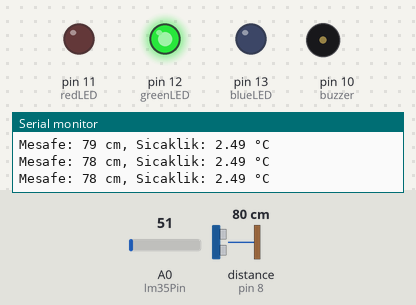
Bench run of a sketch on a simulated Arduino Uno, built with avr-gcc and run on an emulated ATmega328P. On the bench: output pins drawn as LEDs (lit = HIGH), buzzer (waves = sounding, pin HIGH), the last lines printed to the serial monitor. Wiring (inferred from the names in the program): ultrasonic range finder: trigger pin 9; echo pin 8. Inputs (shaded band) come from the test bench; at power-on: distance to the obstacle (sensor on pin 8) 80 cm, A0 (lm35Pin) = 51. The echo pulse lasts 58.3 µs per cm; pins used as bus, display or sensor lines are not drawn.

Above: at 1.3 s.
1.4 s: distance to the obstacle (sensor on pin 8) set to 54 cm
2.9 s: distance to the obstacle (sensor on pin 8) set to 46 cm
At 3.8 s:
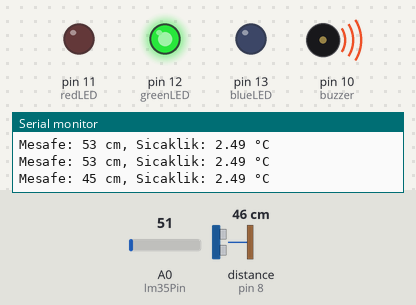
4.5 s: distance to the obstacle (sensor on pin 8) set to 120 cm
At 6.0 s:
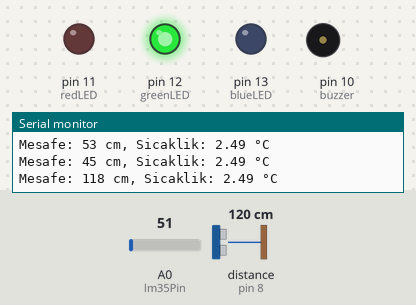
7.0 s: distance to the obstacle (sensor on pin 8) set to 2 cm
At 7.5 s:
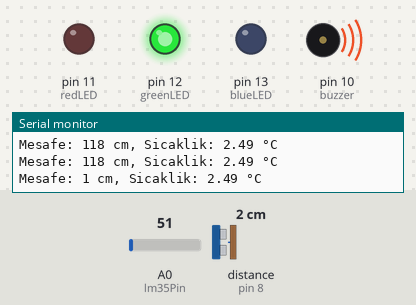
Timing chart, 0 to 9.6 s (numbered marks = the images above; inputs shaded):
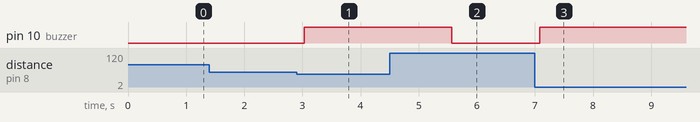

The sketch:

sanat.ino
```cpp
#include <SoftwareSerial.h>

// Bluetooth ve Ultrasonik Pin Tanımları
SoftwareSerial bluetooth(2, 3); // HC-05: RX ve TX
const int trigPin = 9;
const int echoPin = 8;
const int buzzer = 10;
const int redLED = 11;
const int greenLED = 12;
const int blueLED = 13; // Mavi LED
const int lm35Pin = A0; // Sıcaklık sensörü (LM35)

// Mesafe için değişkenler
long duration;
int distance;

// Sıcaklık için değişkenler
int okunan_deger = 0;
float sicaklik_gerilim = 0;
float sicaklik = 0;
const float sicaklik_esik = 20.0; // Sıcaklık alarm eşiği

// Başlangıç ayarları
void setup() {
  pinMode(trigPin, OUTPUT);
  pinMode(echoPin, INPUT);
  pinMode(buzzer, OUTPUT);
  pinMode(redLED, OUTPUT);
  pinMode(greenLED, OUTPUT);
  pinMode(blueLED, OUTPUT);

  // Seri iletişim
  bluetooth.begin(9600); // Bluetooth modülü için
  Serial.begin(9600);    // Seri monitör için

  // Başlangıç durumu
  digitalWrite(greenLED, HIGH);
  digitalWrite(redLED, LOW);
  digitalWrite(blueLED, LOW);
  digitalWrite(buzzer, LOW);
}

void loop() {
  // Mesafe ölçümü
  digitalWrite(trigPin, LOW);
  delayMicroseconds(2);
  digitalWrite(trigPin, HIGH);
  delayMicroseconds(10);
  digitalWrite(trigPin, LOW);

  duration = pulseIn(echoPin, HIGH);
  distance = duration * 0.034 / 2; // Mesafeyi cm olarak hesapla

  // Sıcaklık ölçümü
  okunan_deger = analogRead(lm35Pin);
  sicaklik_gerilim = (okunan_deger / 1023.0) * 5000; // mV cinsine çevir
  sicaklik = sicaklik_gerilim / 100.0; // Sıcaklık değeri (°C)

  // Mesafe değerini seri monitörde göster
  Serial.print("Mesafe: ");
  Serial.print(distance);
  Serial.print(" cm, Sicaklik: ");
  Serial.print(sicaklik);
  Serial.println(" °C");

  // Hareket algılandığında
  if (distance > 0 && distance < 50) { // 50 cm içinde bir hareket algılanırsa
    digitalWrite(redLED, LOW);
    digitalWrite(greenLED, HIGH);
    digitalWrite(buzzer, HIGH);
    bluetooth.println("Hareket algilandi!");
    delay(2000); // Alarm 2 saniye çalar
  } else {
    // Normal durum
    digitalWrite(redLED, LOW);
    digitalWrite(greenLED, HIGH);
    digitalWrite(buzzer, LOW);
  }

  // Sıcaklık kontrolü
  if (sicaklik >= sicaklik_esik) { // Sıcaklık eşiği aşıldıysa
    digitalWrite(blueLED, HIGH);
    bluetooth.print("Sicaklik: ");
    bluetooth.print(sicaklik);
    bluetooth.println(" C");
  } else {
    digitalWrite(blueLED, LOW);
  }

  // Bluetooth üzerinden komut kontrolü
  if (bluetooth.available()) {
    char command = bluetooth.read();
    if (command == 'A') { // A: Sistemi aktif et
      bluetooth.println("Sistem aktif!");
      digitalWrite(redLED,LOW );
      digitalWrite(greenLED, HIGH);
    } else if (command == 'D') { // D: Sistemi devre dışı bırak
      bluetooth.println("Sistem devre disi!");
      digitalWrite(redLED, LOW);
      digitalWrite(greenLED, HIGH);
      digitalWrite(blueLED, LOW);
      digitalWrite(buzzer, LOW);
    }
  }

  delay(500); // 500ms bekle
}
```

Measured:
- the behaviour switches between 51 and 50 cm on distance to the obstacle (sensor on pin 8) (found by bisection; images 0 and 1)
- after the input at 2.9 s, pin 10 (buzzer): LOW → HIGH after 0.14 s
- after the input at 4.5 s, pin 10 (buzzer): HIGH → LOW after 1.1 s
- after the input at 7.0 s, pin 10 (buzzer): LOW → HIGH after 0.08 s
